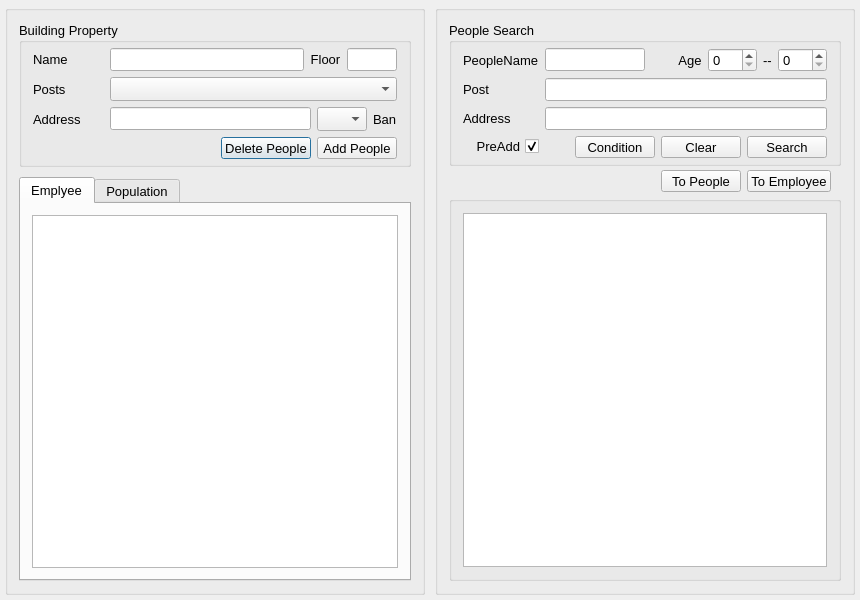
<?xml version="1.0" encoding="UTF-8"?>
<ui version="4.0">
 <class>BuildingPropDlg</class>
 <widget class="QDialog" name="BuildingPropDlg">
  <property name="geometry">
   <rect>
    <x>0</x>
    <y>0</y>
    <width>860</width>
    <height>600</height>
   </rect>
  </property>
  <property name="font">
   <font>
    <pointsize>10</pointsize>
   </font>
  </property>
  <property name="windowTitle">
   <string>BuildingPropDlg</string>
  </property>
  <layout class="QHBoxLayout" name="horizontalLayout">
   <property name="spacing">
    <number>10</number>
   </property>
   <property name="margin">
    <number>5</number>
   </property>
   <item>
    <widget class="QGroupBox" name="grpBuilding">
     <property name="title">
      <string/>
     </property>
     <layout class="QVBoxLayout" name="verticalLayout_6">
      <property name="spacing">
       <number>10</number>
      </property>
      <item>
       <widget class="QGroupBox" name="groupBox_2">
        <property name="font">
         <font>
          <pointsize>10</pointsize>
         </font>
        </property>
        <property name="title">
         <string>Building Property</string>
        </property>
        <layout class="QVBoxLayout" name="verticalLayout_4">
         <property name="topMargin">
          <number>5</number>
         </property>
         <property name="bottomMargin">
          <number>5</number>
         </property>
         <item>
          <layout class="QGridLayout" name="gridLayout">
           <item row="1" column="0">
            <widget class="QLabel" name="label_20">
             <property name="text">
              <string>Posts         </string>
             </property>
            </widget>
           </item>
           <item row="1" column="1">
            <layout class="QHBoxLayout" name="horizontalLayout_10">
             <item>
              <widget class="QComboBox" name="cmbB_Posts">
               <property name="sizePolicy">
                <sizepolicy hsizetype="Expanding" vsizetype="Fixed">
                 <horstretch>0</horstretch>
                 <verstretch>0</verstretch>
                </sizepolicy>
               </property>
               <property name="sizeAdjustPolicy">
                <enum>QComboBox::AdjustToMinimumContentsLengthWithIcon</enum>
               </property>
              </widget>
             </item>
            </layout>
           </item>
           <item row="0" column="0">
            <widget class="QLabel" name="label_2">
             <property name="text">
              <string>Name          </string>
             </property>
            </widget>
           </item>
           <item row="2" column="0">
            <widget class="QLabel" name="label_21">
             <property name="text">
              <string>Address      </string>
             </property>
            </widget>
           </item>
           <item row="0" column="1">
            <layout class="QHBoxLayout" name="horizontalLayout_4">
             <item>
              <widget class="QLineEdit" name="edtB_Name">
               <property name="readOnly">
                <bool>true</bool>
               </property>
              </widget>
             </item>
             <item>
              <widget class="QLabel" name="label_22">
               <property name="text">
                <string>Floor</string>
               </property>
               <property name="alignment">
                <set>Qt::AlignCenter</set>
               </property>
              </widget>
             </item>
             <item>
              <widget class="QLineEdit" name="edtB_Floor">
               <property name="sizePolicy">
                <sizepolicy hsizetype="Preferred" vsizetype="Fixed">
                 <horstretch>0</horstretch>
                 <verstretch>0</verstretch>
                </sizepolicy>
               </property>
               <property name="maximumSize">
                <size>
                 <width>50</width>
                 <height>16777215</height>
                </size>
               </property>
               <property name="readOnly">
                <bool>true</bool>
               </property>
              </widget>
             </item>
            </layout>
           </item>
           <item row="2" column="1">
            <layout class="QHBoxLayout" name="horizontalLayout_3">
             <item>
              <widget class="QLineEdit" name="edtB_Address">
               <property name="readOnly">
                <bool>true</bool>
               </property>
              </widget>
             </item>
             <item>
              <widget class="QComboBox" name="cmbB_Ban">
               <property name="sizePolicy">
                <sizepolicy hsizetype="Expanding" vsizetype="Fixed">
                 <horstretch>0</horstretch>
                 <verstretch>0</verstretch>
                </sizepolicy>
               </property>
               <property name="maximumSize">
                <size>
                 <width>50</width>
                 <height>16777215</height>
                </size>
               </property>
               <property name="sizeAdjustPolicy">
                <enum>QComboBox::AdjustToMinimumContentsLengthWithIcon</enum>
               </property>
              </widget>
             </item>
             <item>
              <widget class="QLabel" name="label_3">
               <property name="text">
                <string>Ban</string>
               </property>
              </widget>
             </item>
            </layout>
           </item>
           <item row="3" column="1">
            <layout class="QHBoxLayout" name="horizontalLayout_5">
             <item>
              <spacer name="horizontalSpacer_3">
               <property name="orientation">
                <enum>Qt::Horizontal</enum>
               </property>
               <property name="sizeHint" stdset="0">
                <size>
                 <width>10</width>
                 <height>0</height>
                </size>
               </property>
              </spacer>
             </item>
             <item>
              <widget class="QPushButton" name="btnDelPeople">
               <property name="maximumSize">
                <size>
                 <width>16777215</width>
                 <height>22</height>
                </size>
               </property>
               <property name="text">
                <string>Delete People</string>
               </property>
              </widget>
             </item>
             <item>
              <widget class="QPushButton" name="btnAddPeople">
               <property name="maximumSize">
                <size>
                 <width>16777215</width>
                 <height>22</height>
                </size>
               </property>
               <property name="text">
                <string>Add People</string>
               </property>
               <property name="checkable">
                <bool>true</bool>
               </property>
              </widget>
             </item>
            </layout>
           </item>
          </layout>
         </item>
        </layout>
       </widget>
      </item>
      <item>
       <widget class="QTabWidget" name="tabB_Peoples">
        <property name="font">
         <font>
          <pointsize>10</pointsize>
         </font>
        </property>
        <property name="currentIndex">
         <number>0</number>
        </property>
        <widget class="QWidget" name="tabEmp">
         <attribute name="title">
          <string>Emplyee</string>
         </attribute>
         <layout class="QVBoxLayout" name="verticalLayout_2">
          <item>
           <widget class="QTableView" name="tblEmplyee">
            <property name="selectionMode">
             <enum>QAbstractItemView::SingleSelection</enum>
            </property>
            <property name="selectionBehavior">
             <enum>QAbstractItemView::SelectRows</enum>
            </property>
            <attribute name="horizontalHeaderStretchLastSection">
             <bool>true</bool>
            </attribute>
           </widget>
          </item>
         </layout>
        </widget>
        <widget class="QWidget" name="tabPop">
         <attribute name="title">
          <string>Population</string>
         </attribute>
         <layout class="QVBoxLayout" name="verticalLayout_3">
          <item>
           <widget class="QTableView" name="tblPopulation">
            <property name="selectionMode">
             <enum>QAbstractItemView::MultiSelection</enum>
            </property>
            <property name="selectionBehavior">
             <enum>QAbstractItemView::SelectRows</enum>
            </property>
            <attribute name="horizontalHeaderStretchLastSection">
             <bool>true</bool>
            </attribute>
           </widget>
          </item>
         </layout>
        </widget>
       </widget>
      </item>
     </layout>
    </widget>
   </item>
   <item>
    <widget class="QGroupBox" name="grpPeople">
     <property name="title">
      <string/>
     </property>
     <layout class="QVBoxLayout" name="verticalLayout_7">
      <property name="spacing">
       <number>4</number>
      </property>
      <item>
       <widget class="QGroupBox" name="groupBox_5">
        <property name="font">
         <font>
          <pointsize>10</pointsize>
         </font>
        </property>
        <property name="title">
         <string>People Search</string>
        </property>
        <layout class="QVBoxLayout" name="verticalLayout">
         <property name="topMargin">
          <number>5</number>
         </property>
         <property name="bottomMargin">
          <number>5</number>
         </property>
         <item>
          <layout class="QGridLayout" name="gridLayout_2">
           <item row="0" column="0">
            <widget class="QLabel" name="label">
             <property name="text">
              <string>PeopleName</string>
             </property>
            </widget>
           </item>
           <item row="1" column="1">
            <layout class="QHBoxLayout" name="horizontalLayout_11">
             <item>
              <widget class="QLineEdit" name="edtP_Post"/>
             </item>
            </layout>
           </item>
           <item row="0" column="1">
            <layout class="QHBoxLayout" name="horizontalLayout_8">
             <item>
              <widget class="QLineEdit" name="edtP_Name">
               <property name="maximumSize">
                <size>
                 <width>100</width>
                 <height>16777215</height>
                </size>
               </property>
              </widget>
             </item>
             <item>
              <spacer name="horizontalSpacer_4">
               <property name="orientation">
                <enum>Qt::Horizontal</enum>
               </property>
               <property name="sizeHint" stdset="0">
                <size>
                 <width>10</width>
                 <height>0</height>
                </size>
               </property>
              </spacer>
             </item>
             <item>
              <widget class="QLabel" name="label_32">
               <property name="text">
                <string>Age</string>
               </property>
               <property name="alignment">
                <set>Qt::AlignCenter</set>
               </property>
              </widget>
             </item>
             <item>
              <widget class="QSpinBox" name="spnP_AgeFrom">
               <property name="maximum">
                <number>150</number>
               </property>
              </widget>
             </item>
             <item>
              <widget class="QLabel" name="label_33">
               <property name="sizePolicy">
                <sizepolicy hsizetype="Minimum" vsizetype="Minimum">
                 <horstretch>0</horstretch>
                 <verstretch>0</verstretch>
                </sizepolicy>
               </property>
               <property name="text">
                <string>--</string>
               </property>
              </widget>
             </item>
             <item>
              <widget class="QSpinBox" name="spnP_AgeTo">
               <property name="maximum">
                <number>150</number>
               </property>
              </widget>
             </item>
            </layout>
           </item>
           <item row="1" column="0">
            <widget class="QLabel" name="label_9">
             <property name="text">
              <string>Post</string>
             </property>
            </widget>
           </item>
           <item row="2" column="1">
            <layout class="QHBoxLayout" name="horizontalLayout_6">
             <item>
              <widget class="QLineEdit" name="edtP_Address"/>
             </item>
            </layout>
           </item>
           <item row="2" column="0">
            <widget class="QLabel" name="label_7">
             <property name="text">
              <string>Address</string>
             </property>
            </widget>
           </item>
           <item row="3" column="0">
            <widget class="QCheckBox" name="chkP_PreAdd">
             <property name="layoutDirection">
              <enum>Qt::RightToLeft</enum>
             </property>
             <property name="text">
              <string>PreAdd</string>
             </property>
             <property name="checked">
              <bool>true</bool>
             </property>
            </widget>
           </item>
           <item row="3" column="1">
            <layout class="QHBoxLayout" name="horizontalLayout_2">
             <item>
              <spacer name="horizontalSpacer_2">
               <property name="orientation">
                <enum>Qt::Horizontal</enum>
               </property>
               <property name="sizeHint" stdset="0">
                <size>
                 <width>10</width>
                 <height>0</height>
                </size>
               </property>
              </spacer>
             </item>
             <item>
              <widget class="QPushButton" name="btnCondition">
               <property name="maximumSize">
                <size>
                 <width>16777215</width>
                 <height>22</height>
                </size>
               </property>
               <property name="text">
                <string>Condition</string>
               </property>
              </widget>
             </item>
             <item>
              <widget class="QPushButton" name="btnClear">
               <property name="maximumSize">
                <size>
                 <width>16777215</width>
                 <height>22</height>
                </size>
               </property>
               <property name="text">
                <string>Clear</string>
               </property>
              </widget>
             </item>
             <item>
              <widget class="QPushButton" name="btnSearch">
               <property name="maximumSize">
                <size>
                 <width>16777215</width>
                 <height>22</height>
                </size>
               </property>
               <property name="text">
                <string>Search</string>
               </property>
              </widget>
             </item>
            </layout>
           </item>
          </layout>
         </item>
        </layout>
       </widget>
      </item>
      <item>
       <layout class="QHBoxLayout" name="horizontalLayout_7">
        <property name="rightMargin">
         <number>10</number>
        </property>
        <item>
         <spacer name="horizontalSpacer">
          <property name="orientation">
           <enum>Qt::Horizontal</enum>
          </property>
          <property name="sizeHint" stdset="0">
           <size>
            <width>40</width>
            <height>20</height>
           </size>
          </property>
         </spacer>
        </item>
        <item>
         <widget class="QPushButton" name="btnToHouse">
          <property name="maximumSize">
           <size>
            <width>16777215</width>
            <height>22</height>
           </size>
          </property>
          <property name="font">
           <font>
            <pointsize>10</pointsize>
           </font>
          </property>
          <property name="text">
           <string>To People</string>
          </property>
         </widget>
        </item>
        <item>
         <widget class="QPushButton" name="btnToBuilding">
          <property name="maximumSize">
           <size>
            <width>16777215</width>
            <height>22</height>
           </size>
          </property>
          <property name="font">
           <font>
            <pointsize>10</pointsize>
           </font>
          </property>
          <property name="text">
           <string>To Employee</string>
          </property>
         </widget>
        </item>
       </layout>
      </item>
      <item>
       <widget class="QGroupBox" name="groupBox_4">
        <property name="title">
         <string/>
        </property>
        <layout class="QVBoxLayout" name="_2">
         <item>
          <widget class="QTableView" name="tblResult">
           <property name="editTriggers">
            <set>QAbstractItemView::NoEditTriggers</set>
           </property>
           <property name="selectionMode">
            <enum>QAbstractItemView::MultiSelection</enum>
           </property>
           <property name="selectionBehavior">
            <enum>QAbstractItemView::SelectRows</enum>
           </property>
           <attribute name="horizontalHeaderCascadingSectionResizes">
            <bool>true</bool>
           </attribute>
           <attribute name="horizontalHeaderStretchLastSection">
            <bool>true</bool>
           </attribute>
           <attribute name="verticalHeaderCascadingSectionResizes">
            <bool>true</bool>
           </attribute>
          </widget>
         </item>
        </layout>
       </widget>
      </item>
     </layout>
    </widget>
   </item>
  </layout>
 </widget>
 <layoutdefault spacing="6" margin="11"/>
 <tabstops>
  <tabstop>edtB_Name</tabstop>
  <tabstop>edtB_Floor</tabstop>
  <tabstop>cmbB_Posts</tabstop>
  <tabstop>edtB_Address</tabstop>
  <tabstop>cmbB_Ban</tabstop>
  <tabstop>tabB_Peoples</tabstop>
  <tabstop>tblEmplyee</tabstop>
  <tabstop>btnAddPeople</tabstop>
  <tabstop>btnDelPeople</tabstop>
  <tabstop>edtP_Name</tabstop>
  <tabstop>spnP_AgeFrom</tabstop>
  <tabstop>spnP_AgeTo</tabstop>
  <tabstop>edtP_Post</tabstop>
  <tabstop>edtP_Address</tabstop>
  <tabstop>btnSearch</tabstop>
  <tabstop>btnClear</tabstop>
  <tabstop>btnCondition</tabstop>
  <tabstop>chkP_PreAdd</tabstop>
  <tabstop>btnToBuilding</tabstop>
  <tabstop>btnToHouse</tabstop>
  <tabstop>tblResult</tabstop>
  <tabstop>tblPopulation</tabstop>
 </tabstops>
 <resources/>
 <connections/>
</ui>
